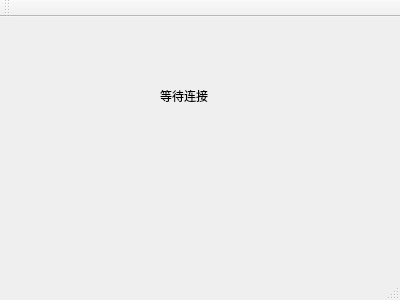
<?xml version="1.0" encoding="UTF-8"?>
<ui version="4.0">
 <class>MainWindow</class>
 <widget class="QMainWindow" name="MainWindow">
  <property name="geometry">
   <rect>
    <x>0</x>
    <y>0</y>
    <width>400</width>
    <height>300</height>
   </rect>
  </property>
  <property name="windowTitle">
   <string>MainWindow</string>
  </property>
  <widget class="QWidget" name="centralWidget">
   <widget class="QLabel" name="label">
    <property name="geometry">
     <rect>
      <x>160</x>
      <y>70</y>
      <width>58</width>
      <height>18</height>
     </rect>
    </property>
    <property name="text">
     <string>等待连接</string>
    </property>
   </widget>
  </widget>
  <widget class="QMenuBar" name="menuBar">
   <property name="geometry">
    <rect>
     <x>0</x>
     <y>0</y>
     <width>400</width>
     <height>30</height>
    </rect>
   </property>
  </widget>
  <widget class="QToolBar" name="mainToolBar">
   <attribute name="toolBarArea">
    <enum>TopToolBarArea</enum>
   </attribute>
   <attribute name="toolBarBreak">
    <bool>false</bool>
   </attribute>
  </widget>
  <widget class="QStatusBar" name="statusBar"/>
 </widget>
 <layoutdefault spacing="6" margin="11"/>
 <resources/>
 <connections/>
</ui>
